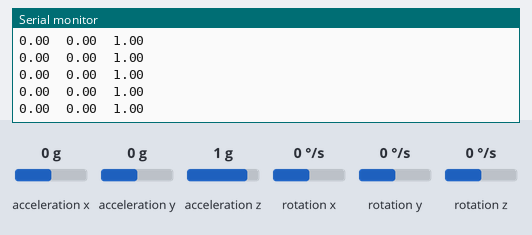
A sketch run on a simulated Arduino Uno, built with avr-gcc and run on an emulated ATmega328P. Parts: the last lines printed to the serial monitor. The test bench sets the inputs (shaded band); at power-on: acceleration x 0 g, acceleration y 0 g, acceleration z 1 g, rotation x 0 °/s, rotation y 0 °/s, rotation z 0 °/s.

Above: at 2.2 s.
2.3 s: acceleration x set to -1.4 g
At 3.3 s:
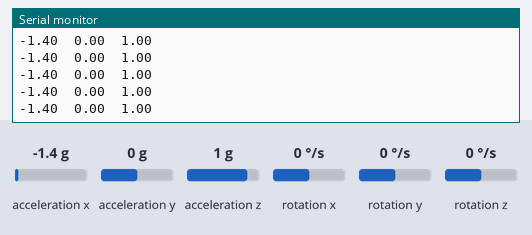
3.8 s: acceleration y set to -1.4 g
At 4.9 s:
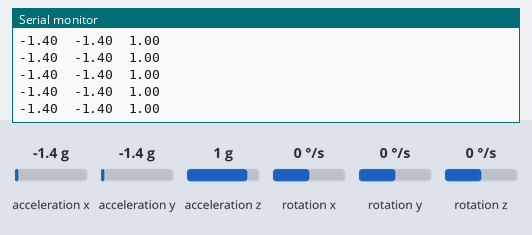
6.8 s: acceleration z set to -1.4 g
At 7.6 s:
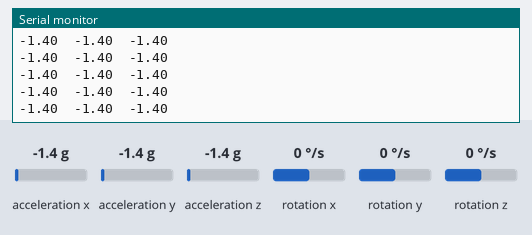

Measured:
- after the input at 2.3 s, the serial monitor: prints a new line after 0.08 s (image 1)
- after the input at 3.8 s, the serial monitor: prints a new line after 0.07 s (image 2)
- after the input at 6.8 s, the serial monitor: prints a new line after 0.08 s (image 3)

The sketch:

accelerometer.ino
```cpp
#include "Wire.h"

// MPU6050 must be installed as libraries, or else the .cpp/.h files must be in
// the include path of your project
#include "MPU6050.h"

MPU6050 accelgyro;

void setup()
{
	Wire.begin();

	Serial.begin(9600);

	// initialize device
	Serial.println("Initializing I2C devices...");
	accelgyro.initialize();

	// verify connection
	Serial.println("Testing device connections...");
	Serial.println(accelgyro.testConnection() ? "MPU6050 connection successful" : "MPU6050 connection failed");

	delay(1000);
	Serial.print("\nAcceleration(g)\nX\tY\tZ\n");
}

void loop()
{
	int16_t ax, ay, az;

	accelgyro.getAcceleration(&ax, &ay, &az);

	Serial.print((double)ax / 16384);
	Serial.print("\t");
	Serial.print((double)ay / 16384);
	Serial.print("\t");
	Serial.print((double)az / 16384);
	Serial.print("\n");
}
```
